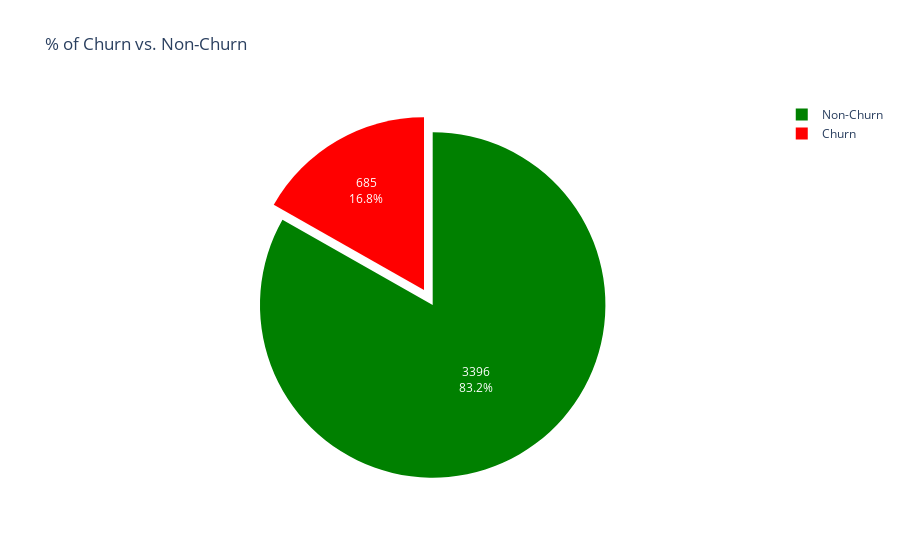

The notebook cell saved with this chart:
### Code cell
# visualze the % of churn and non churn
fig = px.pie(
    names=['Churn', 'Non-Churn'],
    values=[churn_count, non_churn_count],
    title='% of Churn vs. Non-Churn',
    color_discrete_sequence=[ 'green', 'red'],
)

# Add annotations to display both count and percentage
fig.update_traces(textinfo='value+percent', pull=[0, 0.1])
fig.show()

### Figure 1 — Plotly figure (JSON) as saved in the notebook; plotly's stock layout.template omitted (floating-point values rounded to 4 significant figures)
{"data": [{"domain": {"x": [0, 1], "y": [0, 1]}, "hovertemplate": "label=%{label}<br>value=%{value}<extra></extra>", "labels": ["Churn", "Non-Churn"], "legendgroup": "", "name": "", "pull": [0, 0.1], "showlegend": true, "textinfo": "value+percent", "type": "pie", "values": [685, 3396]}], "layout": {"legend": {"tracegroupgap": 0}, "piecolorway": ["green", "red"], "title": {"text": "% of Churn vs. Non-Churn"}}}
